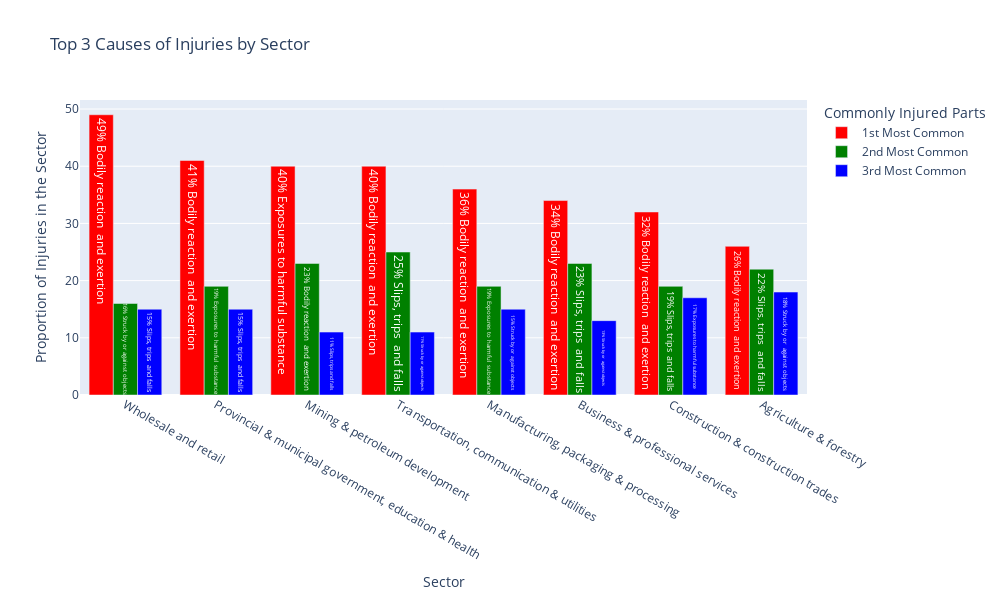

The notebook cell this image was saved under:
### Code cell
# Extract top three causes
df['cause1'] = df['top_three_causes'].apply(lambda x: list(x.values())[0])
df['cause2'] = df['top_three_causes'].apply(lambda x: list(x.values())[1])
df['cause3'] = df['top_three_causes'].apply(lambda x: list(x.values())[2])

# Sort the DataFrame based on the values of 'injury1' in descending order
df_sorted_causes = df.sort_values(by='cause1', ascending=False)

# Plotting the bar chart using Plotly
fig = go.Figure()

# Iterate over the top 3 commonly injured parts
for i, part in enumerate(['cause1', 'cause2', 'cause3']):
    fig.add_trace(go.Bar(
        x=df_sorted_causes['Sector'],
        y=df_sorted_causes[part],
        name=f'{i+1}st Most Common' if i == 0 else f'{i+1}nd Most Common' if i == 1 else f'{i+1}rd Most Common',
        marker_color='red' if i == 0 else 'green' if i == 1 else 'blue',
        hoverinfo='text',
        text=df_sorted_causes[part].apply(lambda x: f'{x:.0f}%') + ' ' + df_sorted_causes["top_three_causes"].apply(lambda x:list(x.keys())[i]),
        textposition='auto',
        offsetgroup=part
    ))

# Update layout for larger plot dimensions and descending order
fig.update_layout(
    title='Top 3 Causes of Injuries by Sector',
    xaxis_title='Sector',
    yaxis_title='Proportion of Injuries in the Sector',
    barmode='group',
    legend_title='Commonly Injured Parts',
    width=1000,
    height=600
)

# Show plot
fig.show()

### Figure 1 — Plotly figure (JSON) as saved in the notebook; plotly's stock layout.template omitted (floating-point values rounded to 4 significant figures)
{"data": [{"hoverinfo": "text", "marker": {"color": "red"}, "name": "1st Most Common", "offsetgroup": "cause1", "text": ["49% Bodily reaction  and exertion", "41% Bodily reaction  and exertion", "40% Exposures to harmful substance", "40% Bodily reaction  and exertion", "36% Bodily reaction  and exertion", "34% Bodily reaction  and exertion", "32% Bodily reaction  and exertion", "26% Bodily reaction  and exertion"], "textposition": "auto", "type": "bar", "x": ["Wholesale and retail", "Provincial & municipal government, education & health", "Mining & petroleum development", "Transportation, communication & utilities", "Manufacturing, packaging & processing", "Business & professional services", "Construction & construction trades", "Agriculture & forestry"], "y": [49, 41, 40, 40, 36, 34, 32, 26]}, {"hoverinfo": "text", "marker": {"color": "green"}, "name": "2nd Most Common", "offsetgroup": "cause2", "text": ["16% Struck by or against objects", "19% Exposures to harmful substance", "23% Bodily reaction  and exertion", "25% Slips, trips  and falls", "19% Exposures to harmful substance", "23% Slips, trips  and falls", "19% Slips, trips  and falls", "22% Slips, trips  and falls"], "textposition": "auto", "type": "bar", "x": ["Wholesale and retail", "Provincial & municipal government, education & health", "Mining & petroleum development", "Transportation, communication & utilities", "Manufacturing, packaging & processing", "Business & professional services", "Construction & construction trades", "Agriculture & forestry"], "y": [16, 19, 23, 25, 19, 23, 19, 22]}, {"hoverinfo": "text", "marker": {"color": "blue"}, "name": "3rd Most Common", "offsetgroup": "cause3", "text": ["15% Slips, trips  and falls", "15% Slips, trips  and falls", "11% Slips, trips and falls", "11% Struck by or against objects", "15% Struck by or  against objects", "13% Struck by or  against objects", "17% Exposures to harmful substance", "18% Struck by or  against objects"], "textposition": "auto", "type": "bar", "x": ["Wholesale and retail", "Provincial & municipal government, education & health", "Mining & petroleum development", "Transportation, communication & utilities", "Manufacturing, packaging & processing", "Business & professional services", "Construction & construction trades", "Agriculture & forestry"], "y": [15, 15, 11, 11, 15, 13, 17, 18]}], "layout": {"barmode": "group", "height": 600, "legend": {"title": {"text": "Commonly Injured Parts"}}, "title": {"text": "Top 3 Causes of Injuries by Sector"}, "width": 1000, "xaxis": {"title": {"text": "Sector"}}, "yaxis": {"title": {"text": "Proportion of Injuries in the Sector"}}}}
